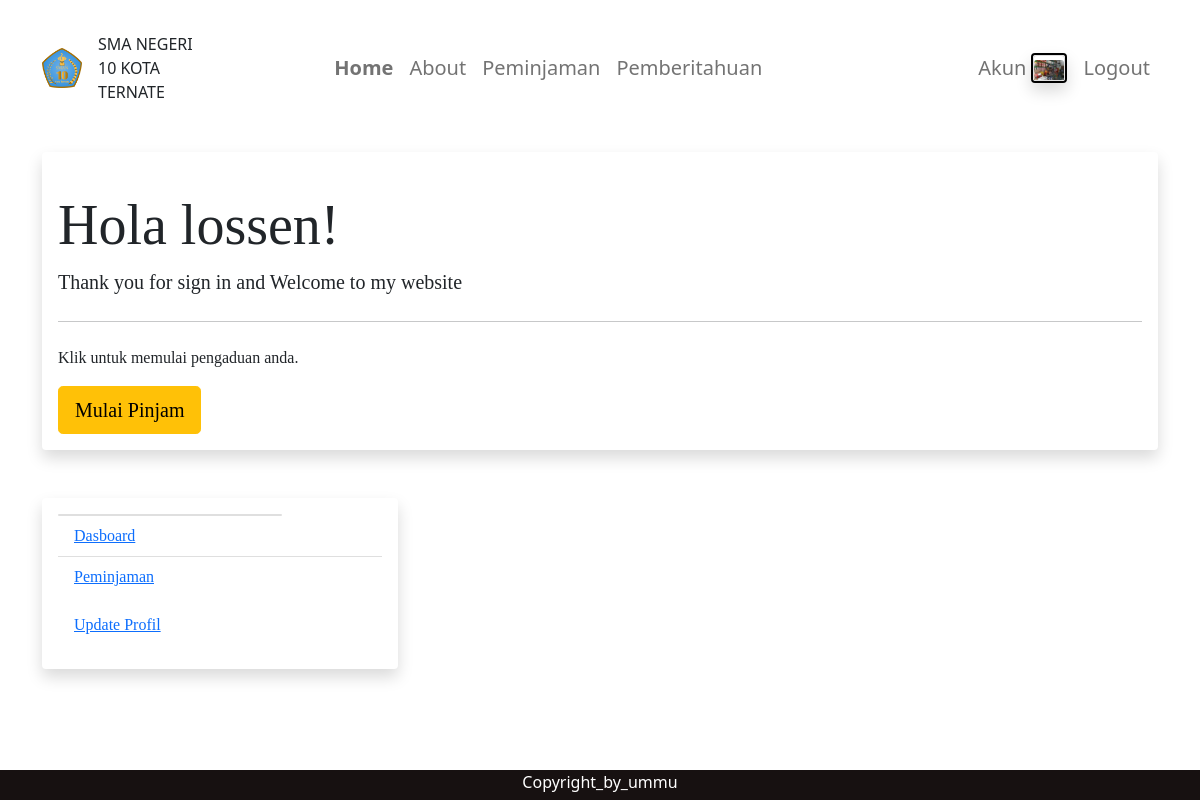
Screenshot of /akunpetugas (signed in) with the database file from the repository.
### sim/models.py (models this page shows, shortened)
class Tpetugas(db.Model, UserMixin):
    id = db.Column(db.Integer, primary_key=True)
    nama = db.Column(db.String(100), nullable=False)
    email = db.Column(db.String(120), unique=True, nullable=False)
    password = db.Column(db.String(80), nullable=False)
    foto = db.Column(db.String(30), nullable=False, default='default.jpg')
    pjs = db.relationship('Tpj', backref='petugas',lazy=True)

### sim/mahasiswa/routes.py (the view)
@rpetugas.route("/akunpetugas")
@login_required
def akunpetugas():
    return render_template('akunpetugas.html')

### sim/models.py (called while the page is built)
@login_manager.user_loader
def load_user(petugas_id):
    return Tpetugas.query.get(int(petugas_id))

### sim/templates/akunpetugas.html
{% extends "base.html" %}
{% block konten%}
<div class="jumbotron">
    <br>
    <h1 class="display-4">Hola {{current_user.nama}}!</h1>
    <p class="lead">Thank you for sign in and Welcome to my website</p>
    <hr class="my-4">
    <p>Klik untuk memulai pengaduan anda.</p>
    <a class="btn btn-warning btn-lg" href="{{url_for('rpetugas.pj')}}" role="button">Mulai Pinjam</a>
</div>
{% endblock %}

### sim/templates/base.html (shortened to what this page needs)
<!DOCTYPE html>
<html lang="en">
<head>
    <link href="{{ url_for ('static', filename='css/bootstrap.min.css')}}" rel="stylesheet"
>
    <link rel="stylesheet" type="text/css" href="{{ url_for ('static', filename='css/style.css')}}">
</head>
<body class="bod">
    <div id="main">
        <nav class="navbar navbar-expand-lg navbar-light mt-4 ">
            <div class="container-fluid" style="margin-left: 30px;margin-right: 30px;">
                <a class="navbar-brand" id="sma10" href="#"><img id="sma10" src="{{url_for('static', filename='foto/smaten.png')}}" width="40px" height="40px"> </a>
                <label for="sma10" id="sma10"> SMA NEGERI 10 KOTA TERNATE</label>
                <div class="collapse navbar-collapse" id="navbarScroll">
                    <ul class="navbar-nav me-auto my-2 my-lg-0 navbar-nav-scroll" style="--bs-scroll-height: 100px;">
                        <li class="nav-item fs-5" style="padding-right: 120px;">
                        </li>
                        {% if current_user.is_authenticated %}
                        <li class="nav-item fs-5">
                            <a class="nav-link actives" aria-current="page"href="{{url_for('rpetugas.akunpetugas')}}"><b>Home</b></a>
                        </li>
                        <li class="nav-item fs-5">
                            <a class="nav-link" href="{{url_for('rpetugas.about')}}">About</a>
                        </li>
                        <li class="nav-item fs-5">
                            <a class="nav-link" href="{{url_for('rpetugas.pj')}}">Peminjaman</a>
                        </li>
                        <li class="nav-item fs-5">
                            <a class="nav-link" href="{{url_for('rpetugas.pemberitahuan')}}">Pemberitahuan</a>
                        </li>
                        {%endif%}
                        {% if current_user.is_authenticated %}
                        <div class="iconemail d-flex md-4">
                            <a class="nav-link d-flex" id="akun" href="{{url_for('rpetugas.edit_petugas')}}">
                            <li class="nav-item fs-5 d-flex" style="margin-right: 5px;">
                            Akun
                            </li>
                            <div class="shadow bg-white rounded" style="border: 2px solid black;
                            border-radius: 40px;">
                                <div class="card" style="width: 2rem;">
                                    <li class="nav-item">
                                    <img src="{{url_for('static', filename='foto/' + current_user.foto)}}" class="card-img-top"
                                    alt="..." width="20px" height="20px">
                                    </li>
                                </div>
                            </div>
                            </a>
                        </div>
                        <li class="nav-item fs-5">
                            <a class="nav-link" href="{{url_for('rpetugas.logout_petugas')}}">Logout</a>
                        </li>
                        {%endif%}
                    </ul>
                </div>
            </div>
        </nav>
    </div>
    <div class="container yy logint" style="margin-top: 40px;position:static; align-items: center; justify-content: center; width: 100%;">
        <div class="row">
            <div class="col-md-12">
                <div class="shadow p-3 mb-5 bg-white rounded">
                    {%block konten%}
                    {%endblock%}
                </div>
            </div>
            {% if current_user.is_authenticated %}
            <div class="col-md-4">
                <div class="shadow p-3 mb-5 bg-white rounded">
                    <div class="card" style="width: 14rem;">
                    </div>
                    <ul class="list-group list-group-flush">
                        <li class="list-group-item"><a href="{{url_for('rpetugas.akunpetugas')}}">Dasboard</a>
                        </li>
                        <li class="list-group-item"><a href="{{url_for('rpetugas.pj')}}">Peminjaman</a></li>
                    </ul>
                    <div class="card-body">
                        <a href="{{url_for('rpetugas.edit_petugas')}}" class="card-link">Update Profil</a>
                    </div>
                    {% endif %}
                </div>
            </div>
        </div>
    </div>
    <div class="navbar navbar-inverse navbar-static-bottom">
        <p class="copy" style="background-color: rgb(23, 17, 17); color: white;padding-top: 0;" align="center">Copyright_by_ummu</p>
    </div>
    <div class="navbar navbar-inverse navbar-fixed-bottom">
        <p class="copy" style="background-color: rgb(23, 17, 17); color: white; padding-top: 0;" align="center">Copyright_by_ummu</p>
    </div>
</body>
</html>

### sim/static/css/style.css (style rules this page uses)
.jumbotron { background-color: white; }
.container { font-family: tahoma; }
body { width: auto; height: auto; }
.yy { display: fixed; align-items: center; justify-content: center; position: absolute; }
p.copy { bottom: 0; padding-bottom: 0; margin-bottom: 0; width: 100%; position: fixed; height:30px; color:rgb(249, 22, 22); align-items: center; }

### rows the page displays
Tpetugas: foto (picture), nama "lossen"
